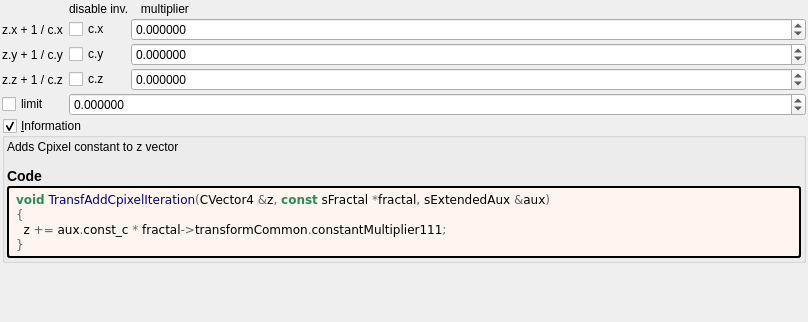
<?xml version="1.0" encoding="UTF-8"?>
<ui version="4.0">
 <class>Form</class>
 <widget class="QWidget" name="Form">
  <property name="geometry">
   <rect>
    <x>0</x>
    <y>0</y>
    <width>808</width>
    <height>322</height>
   </rect>
  </property>
  <property name="windowTitle">
   <string notr="true">transf_add_cpixel</string>
  </property>
  <layout class="QVBoxLayout" name="verticalLayout">
   <property name="spacing">
    <number>2</number>
   </property>
   <property name="leftMargin">
    <number>2</number>
   </property>
   <property name="topMargin">
    <number>2</number>
   </property>
   <property name="rightMargin">
    <number>2</number>
   </property>
   <property name="bottomMargin">
    <number>2</number>
   </property>
   <item>
    <layout class="QGridLayout" name="gridLayout" columnstretch="0,0,1">
     <property name="spacing">
      <number>2</number>
     </property>
     <item row="3" column="1">
      <widget class="MyCheckBox" name="checkBox_transf_function_enabledAz_false">
       <property name="text">
        <string notr="true">c.z</string>
       </property>
      </widget>
     </item>
     <item row="1" column="0">
      <widget class="QLabel" name="label_109">
       <property name="text">
        <string notr="true">z.x + 1 / c.x </string>
       </property>
      </widget>
     </item>
     <item row="0" column="1">
      <widget class="QLabel" name="label_113">
       <property name="text">
        <string notr="true">disable inv.</string>
       </property>
      </widget>
     </item>
     <item row="2" column="1">
      <widget class="MyCheckBox" name="checkBox_transf_function_enabledAy_false">
       <property name="text">
        <string notr="true">c.y</string>
       </property>
      </widget>
     </item>
     <item row="0" column="2">
      <widget class="QLabel" name="label_112">
       <property name="text">
        <string notr="true">   multiplier</string>
       </property>
      </widget>
     </item>
     <item row="3" column="2">
      <widget class="MyDoubleSpinBox" name="spinbox3_transf_constant_multiplier_111_z">
       <property name="sizePolicy">
        <sizepolicy hsizetype="Minimum" vsizetype="Maximum">
         <horstretch>0</horstretch>
         <verstretch>0</verstretch>
        </sizepolicy>
       </property>
       <property name="prefix">
        <string/>
       </property>
       <property name="suffix">
        <string/>
       </property>
       <property name="decimals">
        <number>6</number>
       </property>
       <property name="minimum">
        <double>-99.989999999999995</double>
       </property>
       <property name="maximum">
        <double>99.989999999999995</double>
       </property>
       <property name="singleStep">
        <double>0.100000000000000</double>
       </property>
      </widget>
     </item>
     <item row="1" column="2">
      <widget class="MyDoubleSpinBox" name="spinbox3_transf_constant_multiplier_111_x">
       <property name="sizePolicy">
        <sizepolicy hsizetype="Minimum" vsizetype="Maximum">
         <horstretch>0</horstretch>
         <verstretch>0</verstretch>
        </sizepolicy>
       </property>
       <property name="prefix">
        <string/>
       </property>
       <property name="suffix">
        <string/>
       </property>
       <property name="decimals">
        <number>6</number>
       </property>
       <property name="minimum">
        <double>-99.989999999999995</double>
       </property>
       <property name="maximum">
        <double>99.989999999999995</double>
       </property>
       <property name="singleStep">
        <double>0.100000000000000</double>
       </property>
      </widget>
     </item>
     <item row="3" column="0">
      <widget class="QLabel" name="label_110">
       <property name="text">
        <string notr="true">z.z + 1 / c.z </string>
       </property>
      </widget>
     </item>
     <item row="2" column="0">
      <widget class="QLabel" name="label_111">
       <property name="text">
        <string notr="true">z.y + 1 / c.y </string>
       </property>
      </widget>
     </item>
     <item row="2" column="2">
      <widget class="MyDoubleSpinBox" name="spinbox3_transf_constant_multiplier_111_y">
       <property name="sizePolicy">
        <sizepolicy hsizetype="Minimum" vsizetype="Maximum">
         <horstretch>0</horstretch>
         <verstretch>0</verstretch>
        </sizepolicy>
       </property>
       <property name="prefix">
        <string/>
       </property>
       <property name="suffix">
        <string/>
       </property>
       <property name="decimals">
        <number>6</number>
       </property>
       <property name="minimum">
        <double>-99.989999999999995</double>
       </property>
       <property name="maximum">
        <double>99.989999999999995</double>
       </property>
       <property name="singleStep">
        <double>0.100000000000000</double>
       </property>
      </widget>
     </item>
     <item row="1" column="1">
      <widget class="MyCheckBox" name="checkBox_transf_function_enabledAx_false">
       <property name="text">
        <string notr="true">c.x</string>
       </property>
      </widget>
     </item>
     <item row="4" column="0">
      <widget class="MyCheckBox" name="checkBox_transf_function_enabledA_false">
       <property name="text">
        <string notr="true">limit</string>
       </property>
      </widget>
     </item>
     <item row="4" column="1" colspan="2">
      <widget class="MyDoubleSpinBox" name="spinbox_transf_scale_1">
       <property name="enabled">
        <bool>true</bool>
       </property>
       <property name="sizePolicy">
        <sizepolicy hsizetype="Minimum" vsizetype="Maximum">
         <horstretch>0</horstretch>
         <verstretch>0</verstretch>
        </sizepolicy>
       </property>
       <property name="prefix">
        <string/>
       </property>
       <property name="suffix">
        <string/>
       </property>
       <property name="decimals">
        <number>6</number>
       </property>
       <property name="minimum">
        <double>-99.989999999999995</double>
       </property>
       <property name="maximum">
        <double>99.989999999999995</double>
       </property>
       <property name="singleStep">
        <double>0.100000000000000</double>
       </property>
      </widget>
     </item>
    </layout>
   </item>
   <item>
    <widget class="MyGroupBox" name="groupCheck_info">
     <property name="title">
      <string>&amp;Information</string>
     </property>
     <property name="flat">
      <bool>false</bool>
     </property>
     <property name="checkable">
      <bool>true</bool>
     </property>
     <layout class="QVBoxLayout" name="verticalLayout_2">
      <property name="spacing">
       <number>2</number>
      </property>
      <property name="leftMargin">
       <number>2</number>
      </property>
      <property name="topMargin">
       <number>2</number>
      </property>
      <property name="rightMargin">
       <number>2</number>
      </property>
      <property name="bottomMargin">
       <number>2</number>
      </property>
      <item>
       <widget class="QLabel" name="label_information_general">
        <property name="text">
         <string notr="true">&lt;p&gt;Adds Cpixel constant to z vector&lt;/p&gt;&lt;table&gt;
&lt;/table&gt;
&lt;h3&gt;Code&lt;/h3&gt;</string>
        </property>
        <property name="wordWrap">
         <bool>true</bool>
        </property>
        <property name="openExternalLinks">
         <bool>true</bool>
        </property>
        <property name="textInteractionFlags">
         <set>Qt::LinksAccessibleByMouse|Qt::TextSelectableByMouse</set>
        </property>
       </widget>
      </item>
      <item>
       <widget class="QLabel" name="label_code_content">
        <property name="styleSheet">
         <string notr="true">border-style: outset; border-width: 2px; border-radius: 3px; border-color: black; background-color: #fff5ee; padding: 4px;</string>
        </property>
        <property name="text">
         <string notr="true">&lt;body style=&quot;background-color:#fff5ee&quot;&gt;
&lt;pre style=&quot;color:#000000; background-color:#fff5ee;  font-family:'Courier New',monospace;&quot;&gt;&lt;span style=&quot;color:#2e8b57; font-weight:bold&quot;&gt;void&lt;/span&gt; &lt;span style=&quot;color:#00008f&quot;&gt;TransfAddCpixelIteration&lt;/span&gt;&lt;span style=&quot;color:#676767&quot;&gt;(&lt;/span&gt;CVector4 &lt;span style=&quot;color:#676767&quot;&gt;&amp;amp;&lt;/span&gt;z&lt;span style=&quot;color:#676767&quot;&gt;,&lt;/span&gt; &lt;span style=&quot;color:#2e8b57; font-weight:bold&quot;&gt;const&lt;/span&gt; sFractal &lt;span style=&quot;color:#676767&quot;&gt;*&lt;/span&gt;fractal&lt;span style=&quot;color:#676767&quot;&gt;,&lt;/span&gt; sExtendedAux &lt;span style=&quot;color:#676767&quot;&gt;&amp;amp;&lt;/span&gt;aux&lt;span style=&quot;color:#676767&quot;&gt;)&lt;/span&gt;
&lt;span style=&quot;color:#676767&quot;&gt;{&lt;/span&gt;
  z &lt;span style=&quot;color:#676767&quot;&gt;+=&lt;/span&gt; aux&lt;span style=&quot;color:#676767&quot;&gt;.&lt;/span&gt;const_c &lt;span style=&quot;color:#676767&quot;&gt;*&lt;/span&gt; fractal&lt;span style=&quot;color:#676767&quot;&gt;-&amp;gt;&lt;/span&gt;transformCommon&lt;span style=&quot;color:#676767&quot;&gt;.&lt;/span&gt;constantMultiplier111&lt;span style=&quot;color:#676767&quot;&gt;;&lt;/span&gt;
&lt;span style=&quot;color:#676767&quot;&gt;}&lt;/span&gt;
&lt;/pre&gt;
&lt;/body&gt;</string>
        </property>
        <property name="wordWrap">
         <bool>true</bool>
        </property>
        <property name="openExternalLinks">
         <bool>true</bool>
        </property>
        <property name="textInteractionFlags">
         <set>Qt::LinksAccessibleByMouse|Qt::TextSelectableByMouse</set>
        </property>
       </widget>
      </item>
     </layout>
    </widget>
   </item>
   <item>
    <spacer name="verticalSpacer">
     <property name="orientation">
      <enum>Qt::Vertical</enum>
     </property>
     <property name="sizeHint" stdset="0">
      <size>
       <width>20</width>
       <height>40</height>
      </size>
     </property>
    </spacer>
   </item>
  </layout>
 </widget>
 <customwidgets>
  <customwidget>
   <class>MyGroupBox</class>
   <extends>QGroupBox</extends>
   <header>my_group_box.h</header>
   <container>1</container>
  </customwidget>
  <customwidget>
   <class>MyCheckBox</class>
   <extends>QCheckBox</extends>
   <header>my_check_box.h</header>
  </customwidget>
  <customwidget>
   <class>MyDoubleSpinBox</class>
   <extends>QDoubleSpinBox</extends>
   <header>my_double_spin_box.h</header>
  </customwidget>
 </customwidgets>
 <tabstops>
  <tabstop>spinbox3_transf_constant_multiplier_111_x</tabstop>
  <tabstop>spinbox3_transf_constant_multiplier_111_y</tabstop>
  <tabstop>spinbox3_transf_constant_multiplier_111_z</tabstop>
  <tabstop>groupCheck_info</tabstop>
 </tabstops>
 <resources/>
 <connections/>
</ui>
